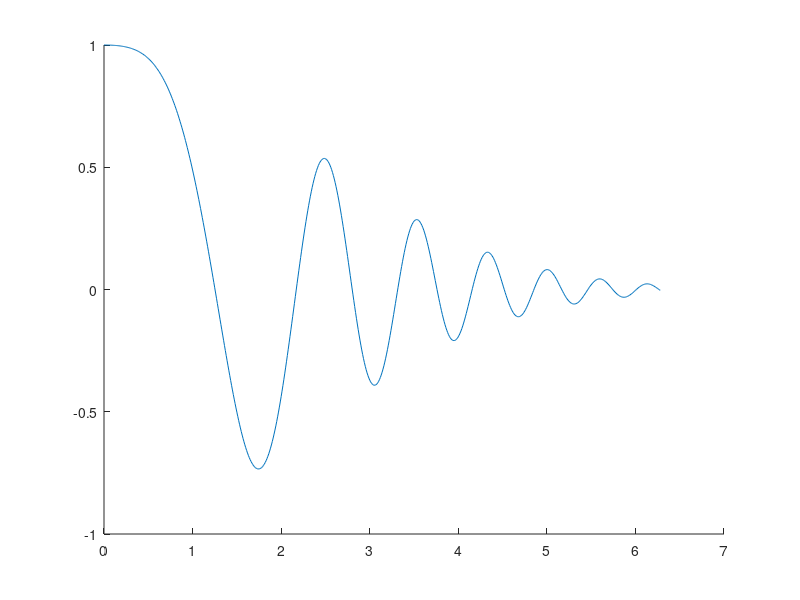

This chart was generated by the following MATLAB code: (Note: this script raises an error after producing the figure.)
%% %Задача 1 a
clear;
a = 0;
b = 2*pi;
mu = 0.1;
x = a:0.01:b;
f = @(x) exp(-mu*x.^2).*cos(x.^2);
hold on;
plot(x,f(x));
z = ginput(2);
[minx, miny] = fminbnd(f,z(1,1),z(2,1));
plot(z(1,1),f(z(1,1)),'Marker','*','MarkerSize', 5,'Color','green');
plot(z(2,1),f(z(2,1)),'Marker','*','MarkerSize', 5,'Color','green');
plot(minx,miny,'Marker','*','MarkerSize', 5,'Color','red');
hold off;
%% %Задача 1 b
clear;
cla;
a = 0;
b = 2*pi/3;
a1 = input("Введите переменную a1 в уравнении f(x)=1/(a1*cos(x)+b1*sin(x))^2: ");
b1 = input("Введите переменную b1 в уравнении f(x)=1/(a1*cos(x)+b1*sin(x))^2: ");
x = a:0.01:b;
f = @(x) 1./((a1.*cos(x)+b1.*sin(x)).^2);
hold on;
plot(x,f(x));
z = ginput(2);
[minx, miny] = fminbnd(f,z(1,1),z(2,1));
plot(z(1,1),f(z(1,1)),'Marker','*','MarkerSize', 5,'Color','green');
plot(z(2,1),f(z(2,1)),'Marker','*','MarkerSize', 5,'Color','green');
plot(minx,miny,'Marker','*','MarkerSize', 5,'Color','red');
hold off;
%% %Задача 1 d
clear;
cla;
a = 0;
b = 2*pi;
m = input("Введите m - количество сумм: ");
x = a:0.01:b;
y = 0;
for k = 1:1:m
    kA(k) = k;
    y = y+(cos(k*x)-sin(k*x)).^2;
end
f = @(x) sum((cos(kA.*x)-sin(kA*x)).^2);
hold on;
plot(x,y);
z = ginput(2);
[minx, miny] = fminbnd(f,z(1,1),z(2,1));
plot(z(1,1),f(z(1,1)),'Marker','*','MarkerSize', 5,'Color','green');
plot(z(2,1),f(z(2,1)),'Marker','*','MarkerSize', 5,'Color','green');
plot(minx,miny,'Marker','*','MarkerSize', 5,'Color','red');
hold off;
%% %Задача 2 a
clear;
cla;
a = input("Введите промежуток в котором будет изменяться параметр α в уравнении y = x^α*log(x): ");
x = linspace(0, 1, 100);
hold on;
for k = a
    y = x.^k.*log(x);
    f = @(x) x.^k.*log(x);
    plot(x,y);
    [minx, miny] = fminbnd(f,x(1),x(100));
    plot(minx,miny,'Marker','*','MarkerSize', 5,'Color','red');
end
hold off;
%% %Задача 2 b
clear;
cla;
a = input("Введите промежуток в котором будет изменяться параметр α в уравнении y = x^α*e^(-βx): ");
b = input("Введите промежуток в котором будет изменяться параметр β в уравнении y = x^α*e^(-βx): ");
x = linspace(-5, 5, 100);
hold on;
for k = a
    for p = b
        y = x.^k.*exp(-p*x);
        f = @(x) x.^k.*exp(-p*x);
        plot(x,y);
        [minx, miny] = fminbnd(f,x(1),x(100));
        plot(minx,miny,'Marker','*','MarkerSize', 5,'Color','red');
    end
end
hold off;
%% %Задача 2 c
clear;
cla;
a = input("Введите промежуток в котором будет изменяться параметр α в уравнении y = x^α(1-x)^β: ");
b = input("Введите промежуток в котором будет изменяться параметр β в уравнении y = x^α(1-x)^β: ");
x = linspace(-5, 5, 100);
hold on;
for k = a
    for p = b
        y = x.^k.*(1-x).^p;
        f = @(x) x.^k.*(1-x).^p;
        plot(x,y);
        [minx, miny] = fminbnd(f,x(1),x(100));
        plot(minx,miny,'Marker','*','MarkerSize', 5,'Color','red');
    end
end
hold off;